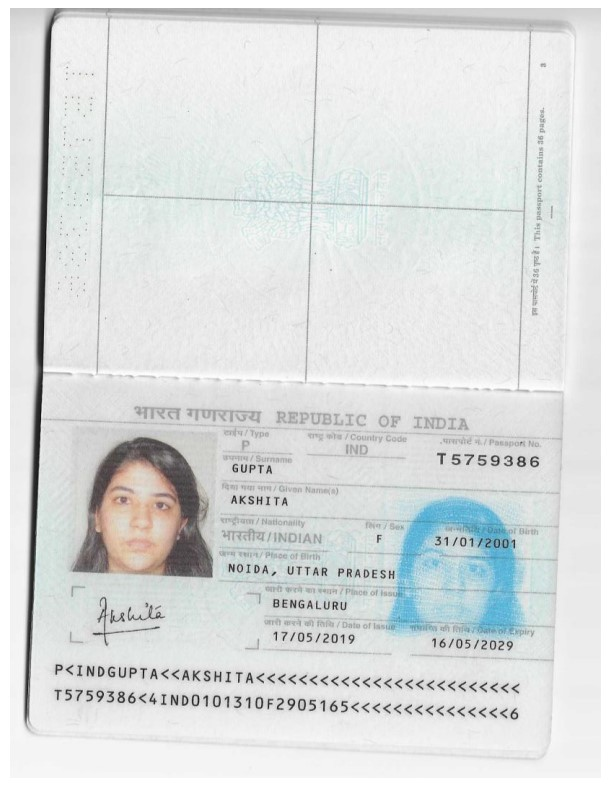
#> input picture passports/akshita.jpg, 610 x 790 px
$ jupyter execute 'Face Recognition - byteiota.ipynb'   (shell and % lines are left out)
#> lines starting #> are read from the running program, lines starting #| are printed output that depends on the picture; after the words box and inside, x2 and y2 are one past the last pixel; in counts of white or black regions, pixels touching at a corner belong together
[cell 1]
import cv2
import sys
name = "akshita.jpg"
imagePath = "./passports/" + name

image = cv2.imread(imagePath)
#> image is the input picture: shape (790, 610, 3); mean B, G, R 222.3, 222.5, 219.5
gray = cv2.cvtColor(image, cv2.COLOR_BGR2GRAY)
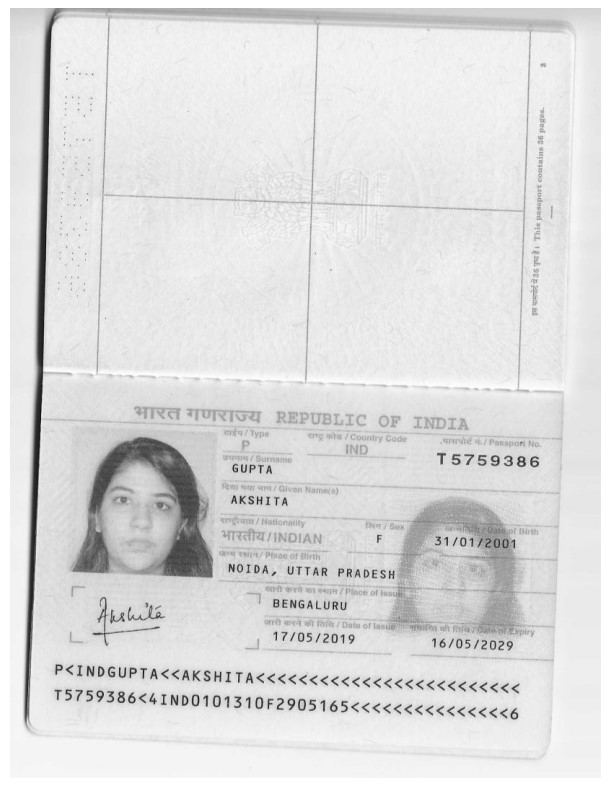
#> gray: shape (790, 610); min 16, max 255, mean 221.6

faceCascade = cv2.CascadeClassifier(cv2.data.haarcascades + "haarcascade_frontalface_default.xml")
faces = faceCascade.detectMultiScale(
    gray,
    scaleFactor=1.3,
    minNeighbors=3,
    minSize=(30, 30)
)
#> faces = [[92, 470, 97, 97], [406, 536, 92, 92]]

print("[INFO] Found {0} Faces.".format(len(faces)))
#| [INFO] Found 2 Faces.

for (x, y, w, h) in faces:
    cv2.rectangle(image, (x, y), (x + w, y + h), (0, 255, 0), 2)
    roi_color = image[y:y + h, x:x + w]
    print("[INFO] Object found. Saving locally.")
    cv2.imwrite('faces/' + name, roi_color)
    break
#> this loop made 1 pass
#| [INFO] Object found. Saving locally.
#> pass 1, `roi_color = image[y:y + h, x:x + w]`:
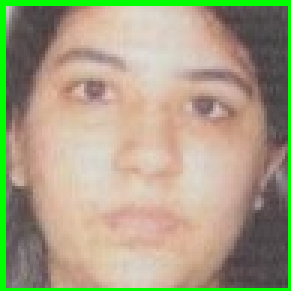
#> roi_color: shape (97, 97, 3) (shown 3 times larger); mean B, G, R 132.7, 160.7, 168.1
#> after the loop:
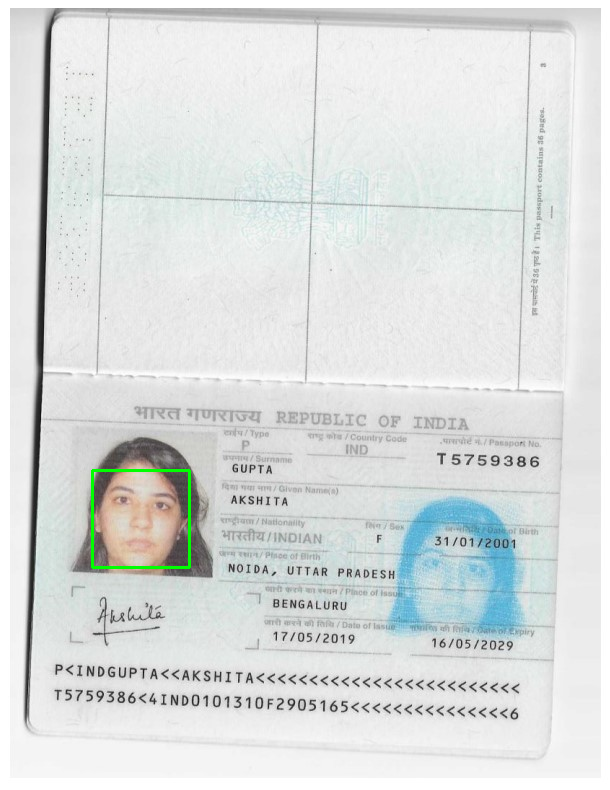
#> image: shape (790, 610, 3); 0.24% of pixels changed, all inside (x1, y1, x2, y2) = (91, 469, 191, 569)

status = cv2.imwrite('passport_faces/faces_detected.jpg', image)
print("[INFO] Image faces_detected.jpg written to filesystem: ", status)
#| [INFO] Image faces_detected.jpg written to filesystem:  True
